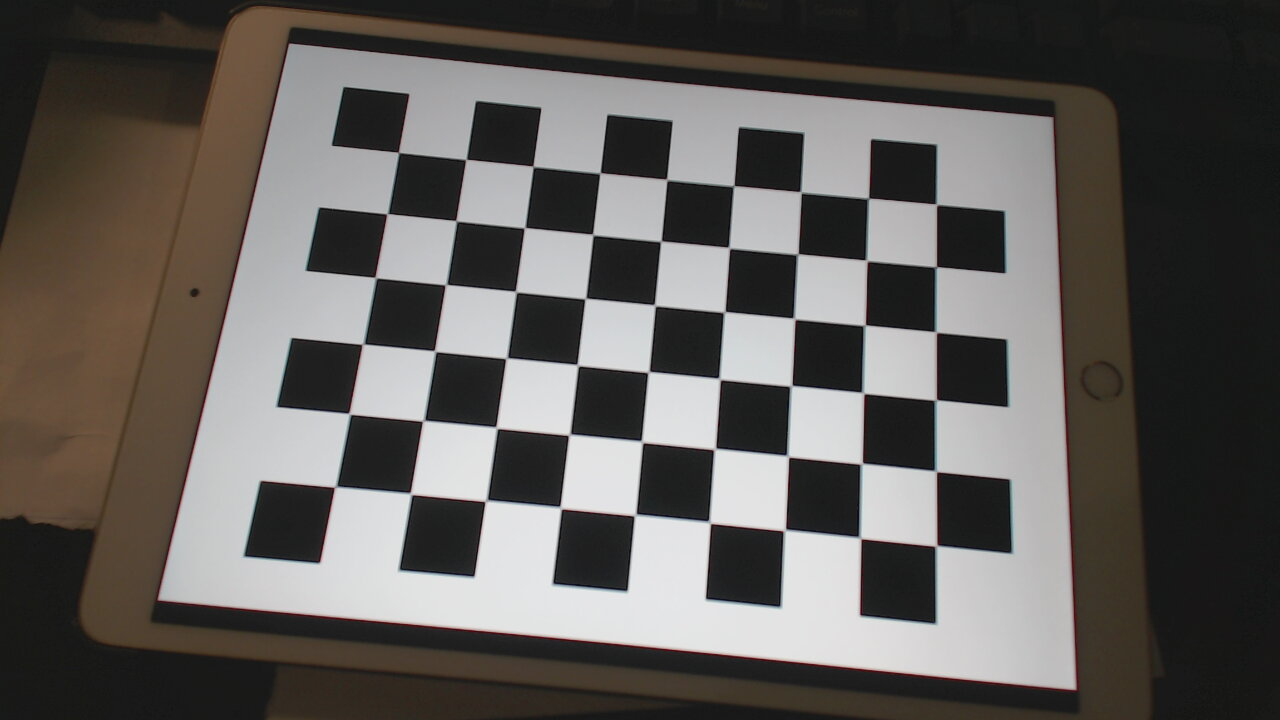
#> input picture images/calibration_1.jpg, 1280 x 720 px; its folder holds 4 pictures in this run
$ python calibration.py
#> lines starting #> are read from the running program, lines starting #| are printed output that depends on the picture; after the words box and inside, x2 and y2 are one past the last pixel; in counts of white or black regions, pixels touching at a corner belong together
### src/yfips/config.py
from __future__ import annotations

import json
import os
from typing import Any

_REPO_ROOT = os.path.dirname(os.path.dirname(os.path.dirname(os.path.abspath(__file__))))
CONFIG_PATH = os.path.join(_REPO_ROOT, "config.json")

DEFAULTS: dict[str, Any] = {
    "camera_matrix": None,
    "dist_coeffs": None,
    "world_corners_m": [[0.0, 0.0], [5.0, 0.0], [5.0, 5.0], [0.0, 5.0]],
    "image_corners_px": None,
    "camera": {"index": 0, "width": 640, "height": 480, "fps": 60},
    "udp": {"host": "127.0.0.1", "port": 9999, "enabled": True},
    "mode": "apriltag",
    "references_dir": None,
    "image_mode": {"min_inliers": 15, "use_flann": False},
    "undistort": True,
    "tracker": {"enabled": True, "type": "ema", "alpha": 0.4, "timeout_s": 1.0,
                "q_accel": 1.0, "r_pos": 0.05, "r_yaw": 0.1},
    "ros": {"enabled": False, "topic": "/yfips/detections"},
}


def load() -> dict[str, Any]:
    if not os.path.exists(CONFIG_PATH):
        return dict(DEFAULTS)
    with open(CONFIG_PATH) as f:
        cfg = json.load(f)
    merged = dict(DEFAULTS)
    merged.update(cfg)
    return merged


def save(cfg: dict[str, Any]) -> None:
    with open(CONFIG_PATH, "w") as f:
        json.dump(cfg, f, indent=2)


# [5 lines left out: function update, not called in this run]

### src/yfips/calibration.py
"""Camera intrinsic calibration from a chessboard pattern.

Reads images/calibration_*.jpg at the repo root, runs OpenCV's chessboard
corner finder + calibrateCamera, and writes the intrinsics into
config.json.
"""

from __future__ import annotations

import glob
import os
from typing import Any

import cv2 as cv
import numpy as np

from yfips import config

CRITERIA = (cv.TERM_CRITERIA_EPS + cv.TERM_CRITERIA_MAX_ITER, 30, 0.001)
CHESSBOARD = (7, 6)  # inner corners (cols, rows)

_REPO_ROOT = os.path.dirname(os.path.dirname(os.path.dirname(os.path.abspath(__file__))))
_IMAGES_GLOB = os.path.join(_REPO_ROOT, "images", "calibration_*.jpg")


def _make_object_points() -> np.ndarray:
    cols, rows = CHESSBOARD
    pts = np.zeros((rows * cols, 3), np.float32)
    pts[:, :2] = np.mgrid[0:cols, 0:rows].T.reshape(-1, 2)
    return pts


def apply_intrinsics(cfg: dict[str, Any], mtx: Any, dist: Any) -> dict[str, Any]:
    """Update cfg in place with new intrinsics, dropping any image_corners_px
    that were collected under the previous calibration. The previously
    saved homography no longer matches the rectified image, so the user
    must re-click."""
    cfg["camera_matrix"] = mtx
    cfg["dist_coeffs"] = dist
    if cfg.get("image_corners_px") is not None:
        print("[calibration] WARNING: image_corners_px cleared — "
              "re-click 4 world corners after restarting detection")
        cfg["image_corners_px"] = None
    return cfg


def main() -> None:
    images = glob.glob(_IMAGES_GLOB)
    if not images:
        raise SystemExit(f"No calibration images found at {_IMAGES_GLOB}")

    objp = _make_object_points()
    objpoints, imgpoints = [], []
    gray = None
    for fname in images:
        img = cv.imread(fname)
#> img is the input picture: shape (720, 1280, 3); mean B, G, R 89.3, 92.6, 96.1
        gray = cv.cvtColor(img, cv.COLOR_BGR2GRAY)
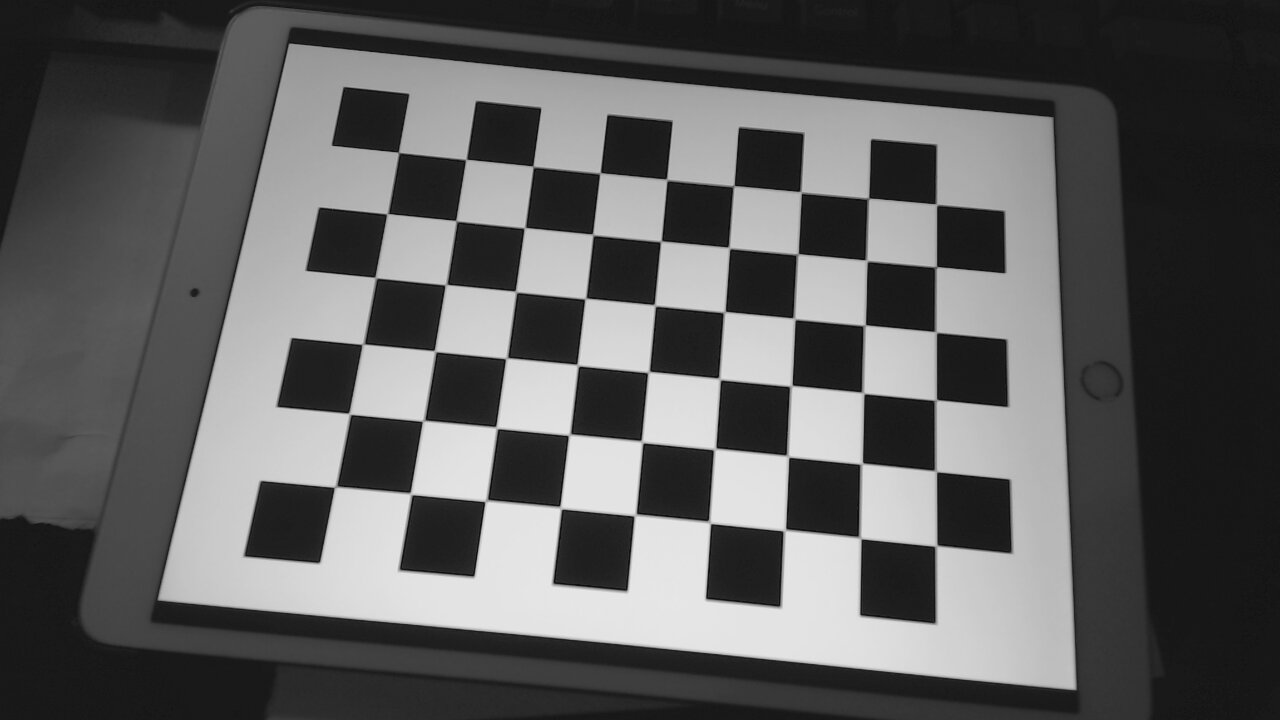
#> gray: shape (720, 1280); min 6, max 235, mean 93.3
        ret, corners = cv.findChessboardCorners(gray, CHESSBOARD, None)
#> ret = False; corners = None
        if ret:
            objpoints.append(objp)
            corners2 = cv.cornerSubPix(gray, corners, (11, 11), (-1, -1), CRITERIA)
            imgpoints.append(corners2)
            cv.drawChessboardCorners(img, CHESSBOARD, corners2, ret)
            cv.imshow("img", img)
            cv.waitKey(500)
#> pass 2 of the loop in main, `for fname in images:`:
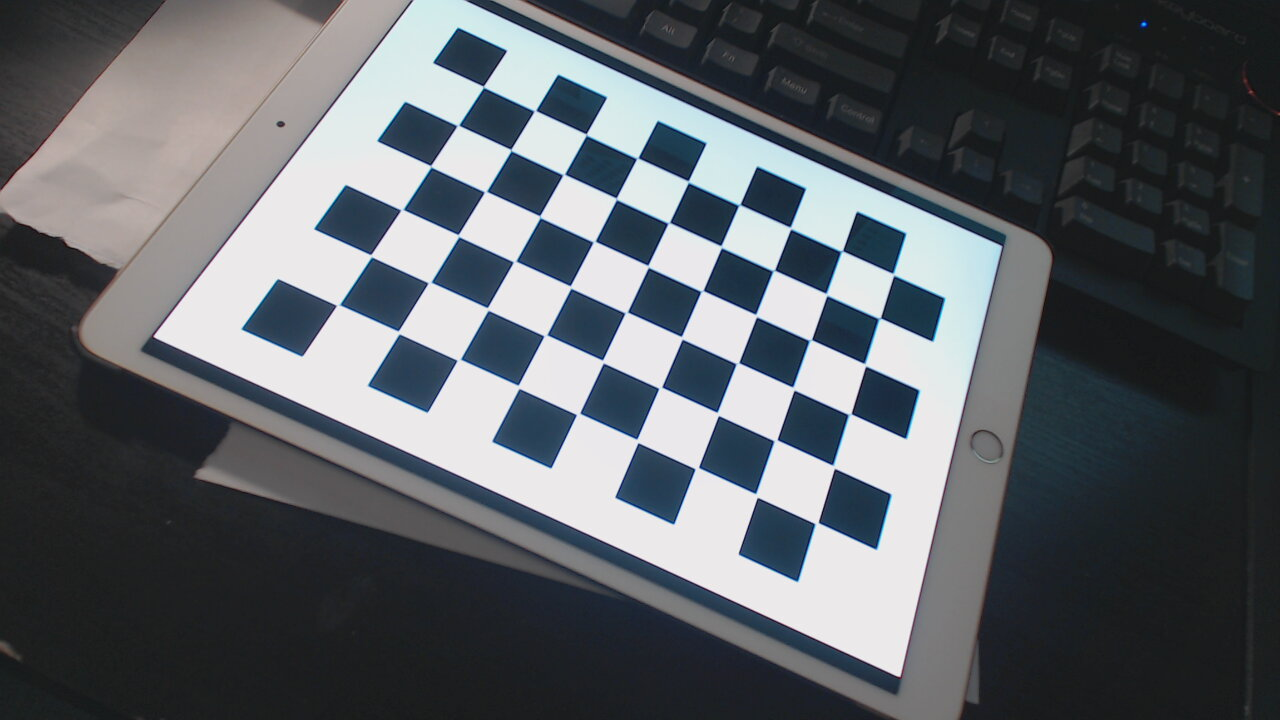
#> input picture images/calibration_2.jpg, 1280 x 720 px
#> in main, img is the input picture: shape (720, 1280, 3); mean B, G, R 102.2, 97.3, 92.7
#> in main, `gray = cv.cvtColor(img, cv.COLOR_BGR2GRAY)`:
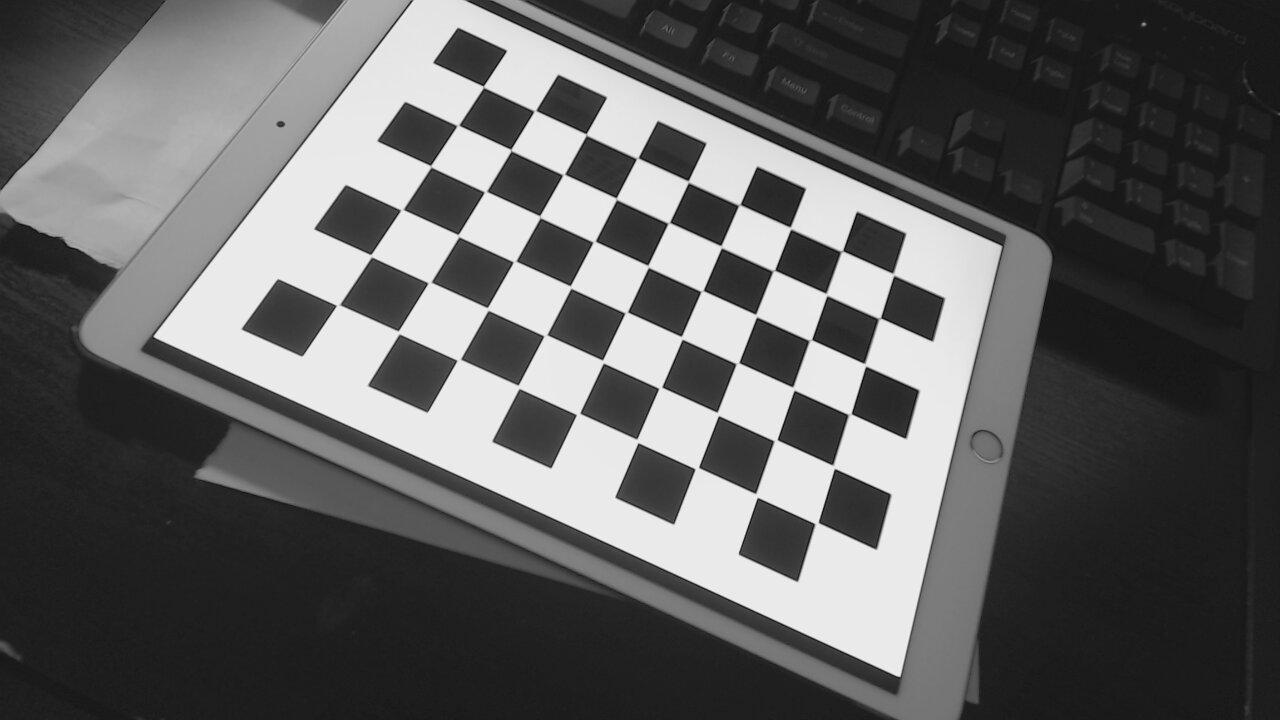
#> gray: shape (720, 1280); min 10, max 249, mean 96.5
#> pass 3 of the loop in main, `for fname in images:`:
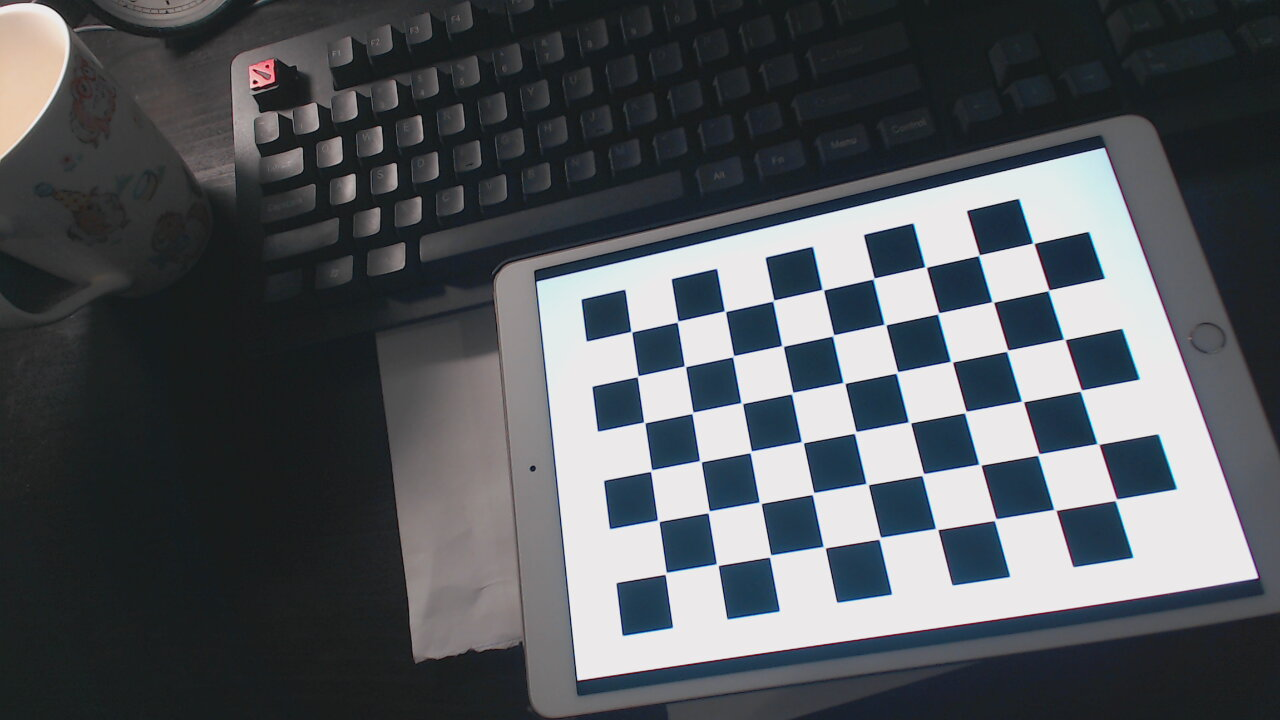
#> input picture images/calibration_3.jpg, 1280 x 720 px
#> in main, img is the input picture: shape (720, 1280, 3); mean B, G, R 91.5, 87.1, 83.2
#> in main, `gray = cv.cvtColor(img, cv.COLOR_BGR2GRAY)`:
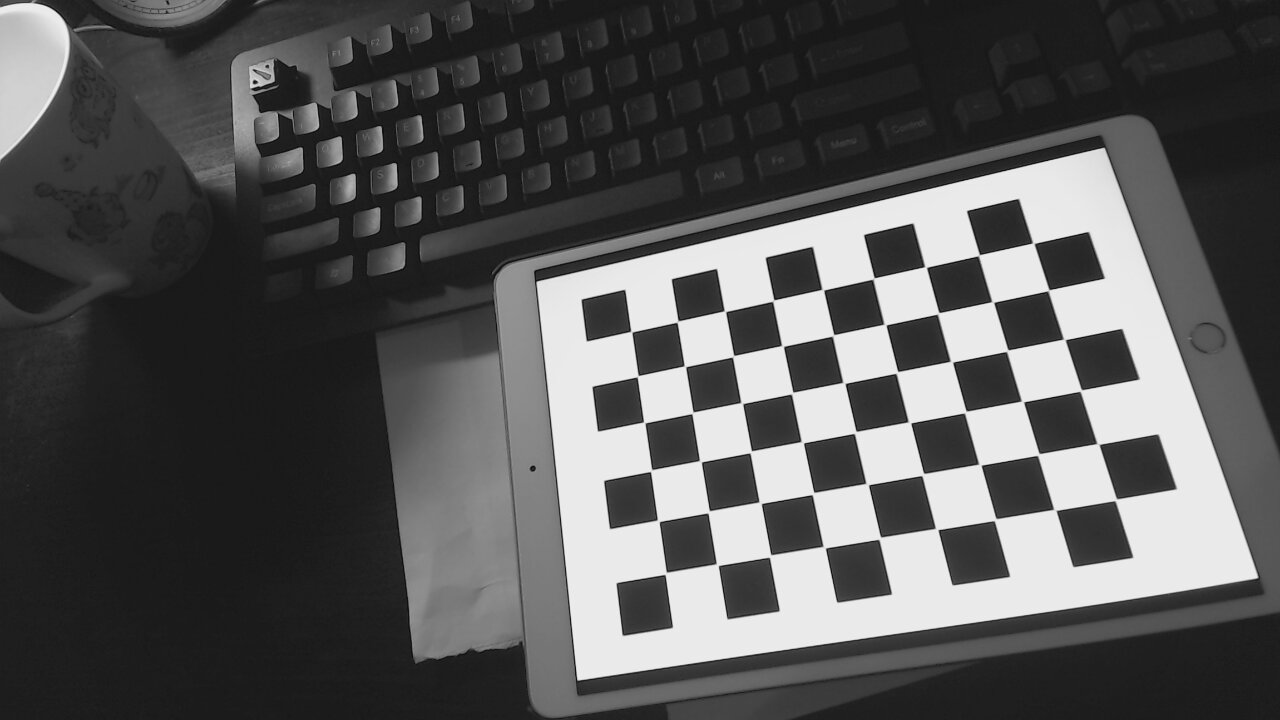
#> gray: shape (720, 1280); min 2, max 248, mean 86.5
#> ret = True; corners = 42 rows, first 8: [726.1, 313.3], [774.5, 299.1], [823, 289.5], [873.5, 278.5], [927.2, 268.6], [979.8, 254], [1033, 243.5], [733.5, 356.5]
#> corners2 = 42 rows, first 8: [724.8, 311.3], [773.3, 300.5], [822.7, 289.7], [873.6, 278.5], [925.6, 267.1], [979, 255.2], [1033.3, 243.3], [733.2, 356.3]
#> in main, `cv.drawChessboardCorners(img, CHESSBOARD, corners2, ret)`:
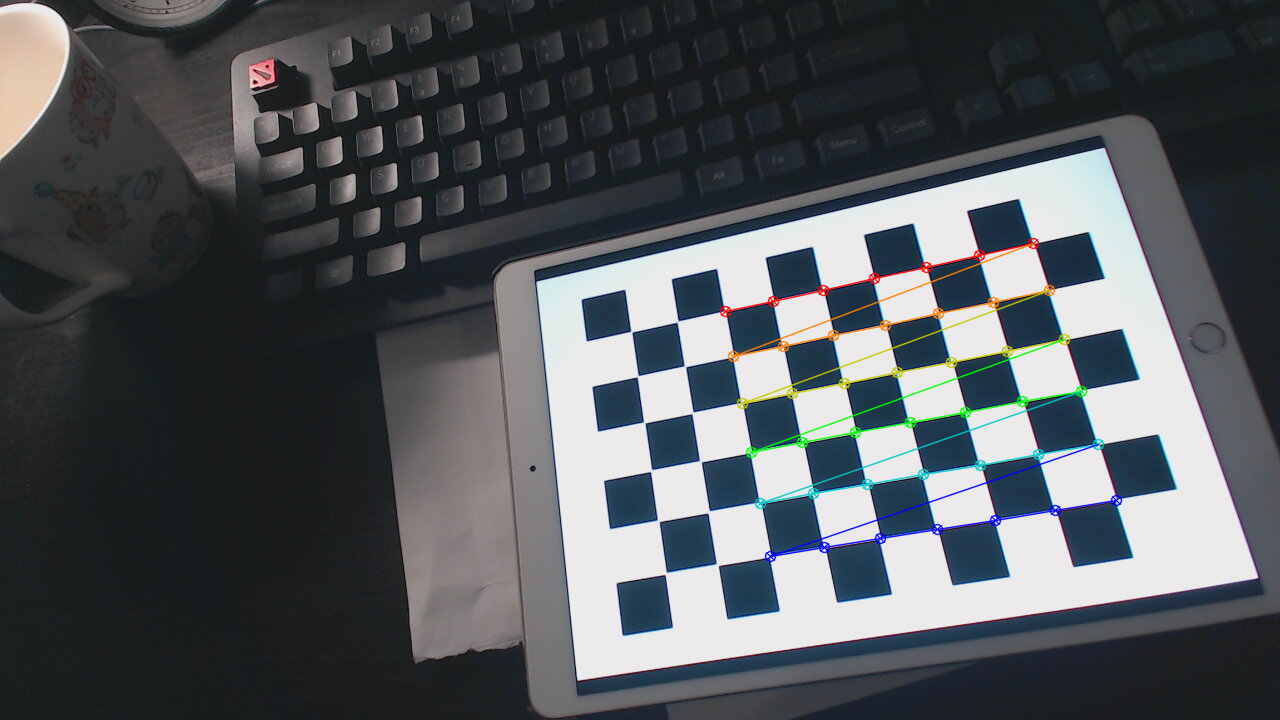
#> img: shape (720, 1280, 3); 1.51% of pixels changed, all inside (x1, y1, x2, y2) = (719, 237, 1123, 563)
#> the loop made 4 passes; the first 3 are shown

    ret, mtx, dist, _, _ = cv.calibrateCamera(
        objpoints, imgpoints, gray.shape[::-1], None, None
    )

    print("RMS reprojection error:", ret)
    print("Camera matrix:\n", mtx)
    print("Distortion coeffs:", dist.ravel())

    cfg = config.load()
    apply_intrinsics(cfg, mtx=mtx.tolist(), dist=dist.ravel().tolist())
    config.save(cfg)
    print(f"Saved intrinsics to {config.CONFIG_PATH}")

    cv.destroyAllWindows()


if __name__ == "__main__":
    main()
